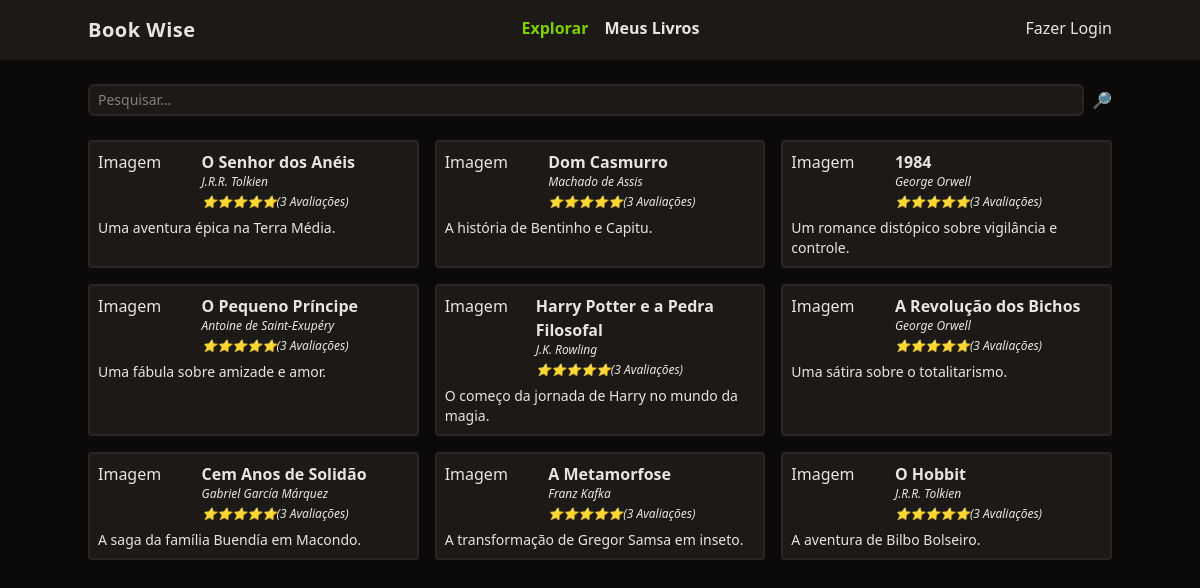
The page / on the database its author committed.
### tables this page shows
CREATE TABLE livros (
	id integer primary key, 
  titulo varchar(255),
  autor varchar(100),
  descricao text,
  ano_de_lancamento integer,
  usuario_id integer,
  foreign key(usuario_id) references usuarios(id) on delete cascade
);

### functions.php (called while the page is built, shortened)
<?php
function view($view, $data = []){
    require "views/template/app.php";
}

### controllers/index.controller.php (called while the page is built)
<?php
$pesquisar = $_REQUEST['pesquisar'] ?? '';
$livros = $database->query(
    query: "select * from livros where titulo like :filtro",
    class: Livro::class,
    params: ['filtro' => "%$pesquisar%"])->fetchAll();
view('index', compact('livros'));

### routes.php (called while the page is built, shortened)
<?php
$controller = str_replace('/', '', parse_url($_SERVER['REQUEST_URI'])['path']);
if(!$controller) $controller = 'index';
require "controllers/{$controller}.controller.php";

### index.php (called while the page is built, shortened)
<?php
require 'functions.php';
$config = require('config.php');
require 'database.php';
require 'routes.php';

### config.php (called while the page is built)
<?php
return [
    'database' => [
        'driver' => 'sqlite',
        'database' => 'database.sqlite'
    ],
];

### database.php (called while the page is built)
<?php
class Database {
    private $db;
    public function __construct($config)
    {
        $this->db = new PDO($this->getDsn($config));
    }
    private function getDsn($config) {
         $driver = $config['driver'];
        unset($config['driver']);
        $dsn = $driver .':'. http_build_query($config, '', ';');
        if($driver == 'sqlite'){
            $dsn = $driver . ':'. $config['database'];
        }
        return $dsn;
    }
    public function query($query, $class = null, $params = []){
        $prepare = $this->db->prepare($query);
        if($class){
            $prepare->setFetchMode(PDO::FETCH_CLASS, $class);
        }
        $prepare->execute($params);
        return $prepare;
    }
}
$database = new Database($config['database']);

### views/index.view.php (the view)
<form class="w-full flex space-x-2 mt-6">
    <input
        type="text" name="pesquisar"
        class="border-stone-800 border-2 rounded-md bg-stone-900 text-sm focus:outline-none px-2 py-1 w-full"
        placeholder="Pesquisar..."
    >
    <button type="submit">🔎</button>
</form>
<section class="grid gap-4 grid-cols-1 md:grid-cols-2 lg:grid-cols-3">
    <?php foreach($livros as $livro): ?>
        <div class="p-2 rounded border-stone-800 border-2 bg-stone-900">
            <div class="flex">
                <div class="w-1/3">Imagem</div>
                <div class="space-y-1">
                    <a href="/livro?id=<?= $livro->id ?>" class="font-semibold hover:underline"><?= $livro->titulo ?></a>
                    <div class="text-xs italic"><?= $livro->autor ?></div>
                    <div class="text-xs italic">⭐⭐⭐⭐⭐(3 Avaliações)</div>
                </div>
            </div>
            <div class="text-sm mt-2"><?= $livro->descricao ?></div>
        </div>
    <?php endforeach; ?>
</section>

### views/template/app.php (shortened to what this page needs)
<!DOCTYPE html>
<html lang="en">
<head>
    <script src="https://cdn.jsdelivr.net/npm/@tailwindcss/browser@4"></script>
</head>
<body class="bg-stone-950 text-stone-200">
    <header class="bg-stone-900">
        <nav class="mx-auto max-w-screen-lg flex justify-between py-4">
            <div class="font-bold text-xl tracking-wide">Book Wise</div>
            <ul class="flex space-x-4 font-bold">
                <li><a href="/" class="text-lime-500">Explorar</a></li>
                <li><a href="/meus-livros" class="hover:underline">Meus Livros</a></li>
            </ul>
            <ul>
                <?php if (isset($_SESSION['auth'])): ?>
                    <li><a href="/logout" class="hover:underline">Oi, <?=$_SESSION['auth']->nome?></a></li>
                <?php else: ?>
                    <li><a href="/login">Fazer Login</a></li>
                <?php endif; ?>
            </ul>
        </nav>
    </header>
    <main class="mx-auto max-w-screen-lg space-y-6">
        <?php require "views/{$view}.view.php" ?>
    </main>
</body>
</html>

### rows shown on the page
livros: titulo "O Senhor dos Anéis", autor "J.R.R. Tolkien", descricao "Uma aventura épica na Terra Média."
livros: titulo "Dom Casmurro", autor "Machado de Assis", descricao "A história de Bentinho e Capitu."
livros: titulo "1984", autor "George Orwell", descricao "Um romance distópico sobre vigilância e controle."
livros: titulo "O Pequeno Príncipe", autor "Antoine de Saint-Exupéry", descricao "Uma fábula sobre amizade e amor."
livros: titulo "Harry Potter e a Pedra Filosofal", autor "J.K. Rowling", descricao "O começo da jornada de Harry no mundo da magia."
livros: titulo "A Revolução dos Bichos", autor "George Orwell", descricao "Uma sátira sobre o totalitarismo."
livros: titulo "Cem Anos de Solidão", autor "Gabriel García Márquez", descricao "A saga da família Buendía em Macondo."
livros: titulo "A Metamorfose", autor "Franz Kafka", descricao "A transformação de Gregor Samsa em inseto."
livros: titulo "O Hobbit", autor "J.R.R. Tolkien", descricao "A aventura de Bilbo Bolseiro."
